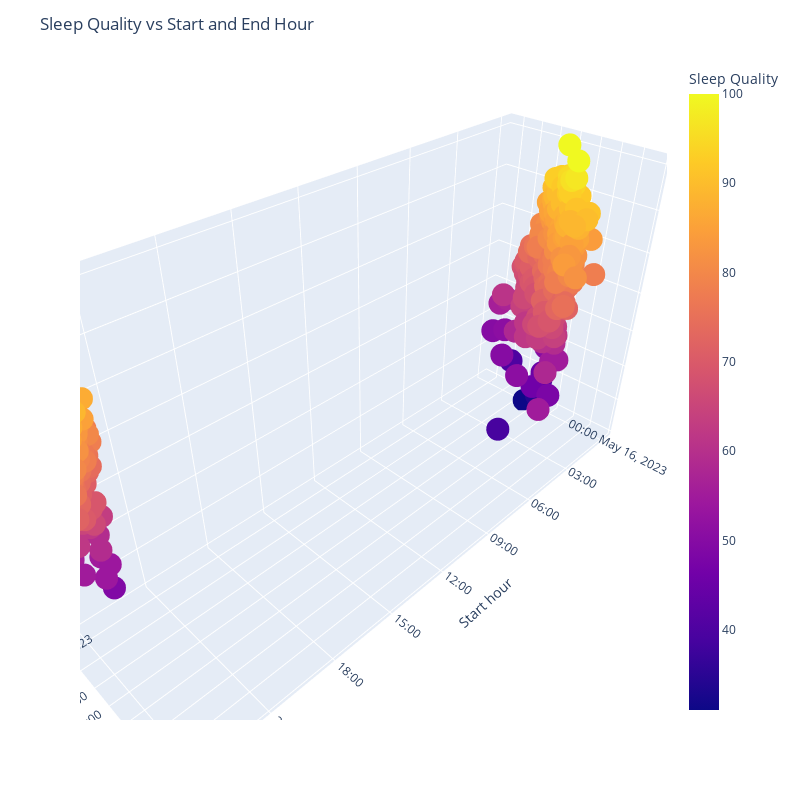

Source (notebook cell):
### Code cell
# Create the 3D scatter plot
fig = px.scatter_3d(sleepDataCopy, x='Start time', y='End time', z='Sleep Quality', color='Sleep Quality')

# Set the axis labels and title
fig.update_layout(scene=dict(xaxis_title='Start hour', yaxis_title='End hour', zaxis_title='Sleep Quality'),
                  title='Sleep Quality vs Start and End Hour')

# Make the plot bigger
fig.update_layout(width=800, height=800)

# Don't show on the x axis the hours that don't have data
fig.update_xaxes(tickvals=['22:00:00', '23:00:00', '00:00:00', '01:00:00', '02:00:00', '03:00:00'])

# Don't show on the y axis the hours that don't have data
fig.update_yaxes(tickvals=['04:00:00', '05:00:00', '06:00:00', '07:00:00', '08:00:00', '09:00:00'])

# Show the plot
fig.show()

### Figure 1 — Plotly figure (JSON) as saved in the notebook; plotly's stock layout.template omitted (floating-point values rounded to 4 significant figures; data arrays with more than 128 entries replaced by an {"elided": "..."} marker saying what was removed)
{"data": [{"hovertemplate": "Start time=%{x}<br>End time=%{y}<br>Sleep Quality=%{marker.color}<extra></extra>", "legendgroup": "", "marker": {"color": {"elided": "764 int values"}, "coloraxis": "coloraxis", "symbol": "circle"}, "mode": "markers", "name": "", "scene": "scene", "showlegend": false, "type": "scatter3d", "x": {"elided": "764 str values"}, "y": {"elided": "764 str values"}, "z": {"elided": "764 int values"}}], "layout": {"coloraxis": {"colorbar": {"title": {"text": "Sleep Quality"}}, "colorscale": [[0, "#0d0887"], [0.1111, "#46039f"], [0.2222, "#7201a8"], [0.3333, "#9c179e"], [0.4444, "#bd3786"], [0.5556, "#d8576b"], [0.6667, "#ed7953"], [0.7778, "#fb9f3a"], [0.8889, "#fdca26"], [1, "#f0f921"]]}, "height": 800, "legend": {"tracegroupgap": 0}, "margin": {"t": 60}, "scene": {"domain": {"x": [0, 1], "y": [0, 1]}, "xaxis": {"title": {"text": "Start hour"}}, "yaxis": {"title": {"text": "End hour"}}, "zaxis": {"title": {"text": "Sleep Quality"}}}, "title": {"text": "Sleep Quality vs Start and End Hour"}, "width": 800, "xaxis": {"tickvals": ["22:00:00", "23:00:00", "00:00:00", "01:00:00", "02:00:00", "03:00:00"]}, "yaxis": {"tickvals": ["04:00:00", "05:00:00", "06:00:00", "07:00:00", "08:00:00", "09:00:00"]}}}
